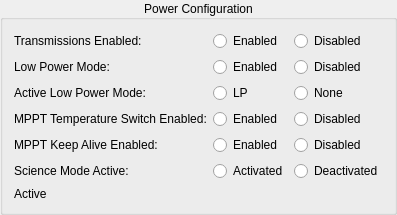
            <widget class="QGroupBox" name="groupBox_3">
             <property name="title">
              <string>Power Configuration</string>
             </property>
             <property name="alignment">
              <set>Qt::AlignCenter</set>
             </property>
             <layout class="QGridLayout" name="gridLayout_5">
              <item row="1" column="1">
               <widget class="QRadioButton" name="SystemInformation_PowerConfiguration_LowPowerMode_Enabled_RadioButton">
                <property name="text">
                 <string>Enabled</string>
                </property>
                <property name="checkable">
                 <bool>true</bool>
                </property>
                <property name="autoExclusive">
                 <bool>false</bool>
                </property>
                <attribute name="buttonGroup">
                 <string notr="true">buttonGroup_2</string>
                </attribute>
               </widget>
              </item>
              <item row="2" column="0">
               <widget class="QLabel" name="label_6">
                <property name="text">
                 <string>Active Low Power Mode:</string>
                </property>
               </widget>
              </item>
              <item row="1" column="2">
               <widget class="QRadioButton" name="SystemInformation_PowerConfiguration_LowPowerMode_Disabled_RadioButton">
                <property name="text">
                 <string>Disabled</string>
                </property>
                <property name="checkable">
                 <bool>true</bool>
                </property>
                <property name="autoExclusive">
                 <bool>false</bool>
                </property>
                <attribute name="buttonGroup">
                 <string notr="true">buttonGroup_2</string>
                </attribute>
               </widget>
              </item>
              <item row="4" column="1">
               <widget class="QRadioButton" name="SystemInformation_PowerConfiguration_MPPTKeepAliveEnabled_Enabled_RadioButton">
                <property name="text">
                 <string>Enabled</string>
                </property>
                <property name="checkable">
                 <bool>true</bool>
                </property>
                <property name="autoExclusive">
                 <bool>false</bool>
                </property>
                <attribute name="buttonGroup">
                 <string notr="true">buttonGroup_5</string>
                </attribute>
               </widget>
              </item>
              <item row="0" column="2">
               <widget class="QRadioButton" name="SystemInformation_PowerConfiguration_TransmissionsEnabled_Disabled_RadioButton">
                <property name="text">
                 <string>Disabled</string>
                </property>
                <property name="checkable">
                 <bool>true</bool>
                </property>
                <property name="autoExclusive">
                 <bool>false</bool>
                </property>
                <attribute name="buttonGroup">
                 <string notr="true">buttonGroup</string>
                </attribute>
               </widget>
              </item>
              <item row="5" column="1">
               <widget class="QRadioButton" name="SystemInformation_PowerConfiguration_ScienceModeActive_Activated_RadioButton">
                <property name="text">
                 <string>Activated</string>
                </property>
                <property name="checkable">
                 <bool>true</bool>
                </property>
                <property name="autoExclusive">
                 <bool>false</bool>
                </property>
                <attribute name="buttonGroup">
                 <string notr="true">buttonGroup_6</string>
                </attribute>
               </widget>
              </item>
              <item row="3" column="2">
               <widget class="QRadioButton" name="SystemInformation_PowerConfiguration_MPPTTemperatureSwitchEnabled_Disabled_RadioButton">
                <property name="text">
                 <string>Disabled</string>
                </property>
                <property name="checkable">
                 <bool>true</bool>
                </property>
                <property name="autoExclusive">
                 <bool>false</bool>
                </property>
                <attribute name="buttonGroup">
                 <string notr="true">buttonGroup_4</string>
                </attribute>
               </widget>
              </item>
              <item row="5" column="0">
               <widget class="QLabel" name="label_9">
                <property name="text">
                 <string>Science Mode Active:</string>
                </property>
               </widget>
              </item>
              <item row="2" column="1">
               <widget class="QRadioButton" name="SystemInformation_PowerConfiguration_LowPowerActiveMode_LP_RadioButton">
                <property name="text">
                 <string>LP</string>
                </property>
                <property name="checkable">
                 <bool>true</bool>
                </property>
                <property name="autoExclusive">
                 <bool>false</bool>
                </property>
                <attribute name="buttonGroup">
                 <string notr="true">buttonGroup_3</string>
                </attribute>
               </widget>
              </item>
              <item row="3" column="1">
               <widget class="QRadioButton" name="SystemInformation_PowerConfiguration_MPPTTemperatureSwitchEnabled_Enabled_RadioButton">
                <property name="text">
                 <string>Enabled</string>
                </property>
                <property name="checkable">
                 <bool>true</bool>
                </property>
                <property name="autoExclusive">
                 <bool>false</bool>
                </property>
                <attribute name="buttonGroup">
                 <string notr="true">buttonGroup_4</string>
                </attribute>
               </widget>
              </item>
              <item row="5" column="2">
               <widget class="QRadioButton" name="SystemInformation_PowerConfiguration_ScienceModeActive_Deactivated_RadioButton">
                <property name="text">
                 <string>Deactivated</string>
                </property>
                <property name="checkable">
                 <bool>true</bool>
                </property>
                <property name="autoExclusive">
                 <bool>false</bool>
                </property>
                <attribute name="buttonGroup">
                 <string notr="true">buttonGroup_6</string>
                </attribute>
               </widget>
              </item>
              <item row="3" column="0">
               <widget class="QLabel" name="label_7">
                <property name="text">
                 <string>MPPT Temperature Switch Enabled:</string>
                </property>
               </widget>
              </item>
              <item row="2" column="2">
               <widget class="QRadioButton" name="SystemInformation_PowerConfiguration_LowPowerActiveMode_Sleep_RadioButton">
                <property name="text">
                 <string>None</string>
                </property>
                <property name="checkable">
                 <bool>true</bool>
                </property>
                <property name="autoExclusive">
                 <bool>false</bool>
                </property>
                <attribute name="buttonGroup">
                 <string notr="true">buttonGroup_3</string>
                </attribute>
               </widget>
              </item>
              <item row="0" column="1">
               <widget class="QRadioButton" name="SystemInformation_PowerConfiguration_TransmissionsEnabled_Enabled_RadioButton">
                <property name="text">
                 <string>Enabled</string>
                </property>
                <property name="checkable">
                 <bool>true</bool>
                </property>
                <property name="autoExclusive">
                 <bool>false</bool>
                </property>
                <attribute name="buttonGroup">
                 <string notr="true">buttonGroup</string>
                </attribute>
               </widget>
              </item>
              <item row="1" column="0">
               <widget class="QLabel" name="label_5">
                <property name="text">
                 <string>Low Power Mode:</string>
                </property>
               </widget>
              </item>
              <item row="4" column="0">
               <widget class="QLabel" name="label_8">
                <property name="text">
                 <string>MPPT Keep Alive Enabled:</string>
                </property>
               </widget>
              </item>
              <item row="0" column="0">
               <widget class="QLabel" name="label_4">
                <property name="text">
                 <string>Transmissions Enabled:</string>
                </property>
               </widget>
              </item>
              <item row="4" column="2">
               <widget class="QRadioButton" name="SystemInformation_PowerConfiguration_MPPTKeepAliveEnabled_Disabled_RadioButton">
                <property name="text">
                 <string>Disabled</string>
                </property>
                <property name="checkable">
                 <bool>true</bool>
                </property>
                <property name="autoExclusive">
                 <bool>false</bool>
                </property>
                <attribute name="buttonGroup">
                 <string notr="true">buttonGroup_5</string>
                </attribute>
               </widget>
              </item>
              <item row="6" column="0">
               <widget class="QLabel" name="label_80">
                <property name="text">
                 <string>Active</string>
                </property>
               </widget>
              </item>
             </layout>
            </widget>
